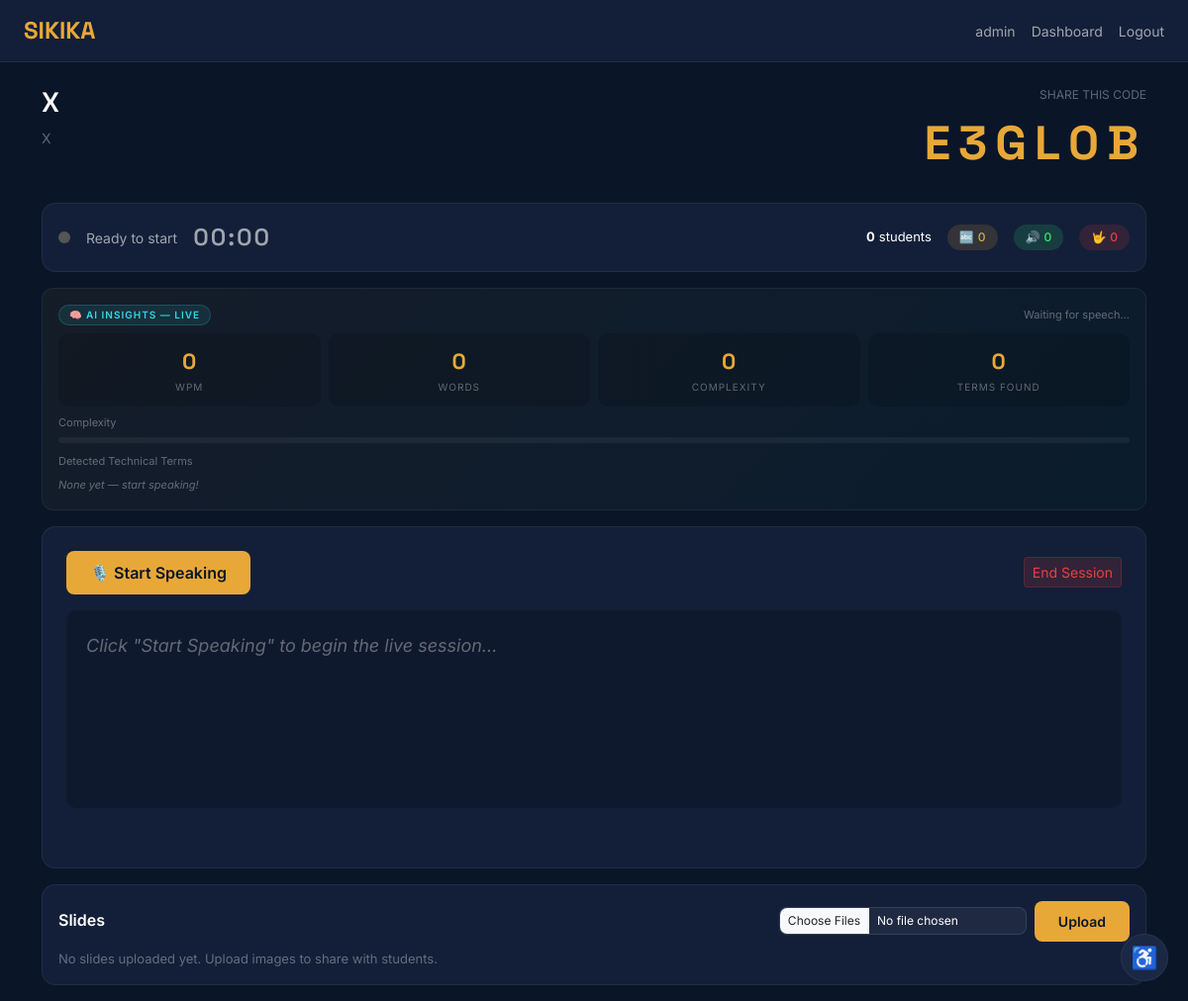
Page /session/E3GL0B/ (signed in) on the committed database.
### core/models.py (models this page shows, shortened)
class LectureSession(models.Model):
    STATUS_CHOICES = [
        ('waiting', 'Waiting'),
        ('live', 'Live'),
        ('ended', 'Ended'),
    ]
    lecturer = models.ForeignKey(User, on_delete=models.CASCADE, related_name='sessions')
    title = models.CharField(max_length=200)
    course_code = models.CharField(max_length=50, blank=True)
    session_code = models.CharField(max_length=6, unique=True, editable=False)
    status = models.CharField(max_length=10, choices=STATUS_CHOICES, default='waiting')
    created_at = models.DateTimeField(auto_now_add=True)
    started_at = models.DateTimeField(null=True, blank=True)
    ended_at = models.DateTimeField(null=True, blank=True)

### core/views.py (the view)
# urls.py: path('session/<str:session_code>/', views.lecturer_session, name='lecturer_session'),
@login_required
def lecturer_session(request, session_code):
    session = get_object_or_404(LectureSession, session_code=session_code, lecturer=request.user)
    attendees = SessionAttendance.objects.filter(session=session)
    slides = SessionSlide.objects.filter(session=session).order_by('slide_number')
    return render(request, 'core/lecturer_session.html', {
        'session': session,
        'attendees': attendees,
        'slides': slides,
    })

### templates/core/lecturer_session.html (shortened to what this page needs)
{% extends 'core/base.html' %}
{% block content %}
<div class="container mt-4">
    <div class="session-header mb-4">
        <div>
            <h3 style="font-family:var(--font-heading); font-weight:600;">{{ session.title }}</h3>
            <p class="text-muted mb-0" style="font-size:14px;">{{ session.course_code }}</p>
        </div>
        <div class="text-end">
            <p style="font-size:12px; color:var(--text-muted); margin-bottom:4px;">SHARE THIS CODE</p>
            <div class="session-code">{{ session.session_code }}</div>
        </div>
    </div>
    <div class="card-dark p-3 mb-3 d-flex justify-content-between align-items-center flex-wrap gap-3">
        <div class="d-flex align-items-center gap-3">
            <div id="micStatus" class="mic-status" aria-label="Microphone status"></div>
            <span id="micLabel" style="font-size:14px; color:var(--text-secondary);">Ready to start</span>
            <span class="timer" id="sessionTimer">00:00</span>
        </div>
        <div class="d-flex align-items-center gap-3">
            <div class="attendee-breakdown" id="attendeeBreakdown">
                <span title="Total students"><strong id="totalCount">{{ attendees.count }}</strong> students</span>
                <span class="badge-mode badge-caption">🔤 <span id="captionCount">0</span></span>
                <span class="badge-mode badge-audio">🔊 <span id="audioCount">0</span></span>
                <span class="badge-mode badge-sign">🤟 <span id="signCount">0</span></span>
            </div>
        </div>
    </div>
    <div class="ai-panel mb-3">
        <div class="d-flex justify-content-between align-items-center mb-2">
            <span class="ai-badge-live">🧠 AI INSIGHTS — LIVE</span>
            <span style="font-size:11px; color:var(--text-muted);" id="aiStatus">Waiting for speech...</span>
        </div>
        <div class="row g-2 mb-2">
            <div class="col-3">
                <div class="ai-metric">
                    <div class="ai-metric-value" id="aiWPM">0</div>
                    <div class="ai-metric-label">WPM</div>
                </div>
            </div>
            <div class="col-3">
                <div class="ai-metric">
                    <div class="ai-metric-value" id="aiWords">0</div>
                    <div class="ai-metric-label">Words</div>
                </div>
            </div>
            <div class="col-3">
                <div class="ai-metric">
                    <div class="ai-metric-value" id="aiComplexity">0</div>
                    <div class="ai-metric-label">Complexity</div>
                </div>
            </div>
            <div class="col-3">
                <div class="ai-metric">
                    <div class="ai-metric-value" id="aiTerms">0</div>
                    <div class="ai-metric-label">Terms Found</div>
                </div>
            </div>
        </div>
        <div style="font-size:11px; color:var(--text-muted); margin-bottom:4px;">Complexity</div>
        <div class="complexity-gauge">
        </div>
        <div style="font-size:11px; color:var(--text-muted); margin-top:10px;">Detected Technical Terms</div>
        <div class="detected-terms-list" id="detectedTermsList">
            <span style="font-size:11px; color:var(--text-muted); font-style:italic;">None yet — start speaking!</span>
        </div>
    </div>
    <div class="card-dark p-4 mb-3">
        <div class="d-flex justify-content-between align-items-center mb-3 flex-wrap gap-2">
            <div class="d-flex gap-2">
                <button id="btnStart" class="btn btn-sikika" onclick="startCapture()" aria-label="Start speaking">🎙️ Start Speaking</button>
            </div>
            <div>
                {% if session.status != 'ended' %}
                <a href="{% url 'end_session' session.session_code %}" class="btn btn-sm" style="background:rgba(232,64,64,0.15); color:#e84040; border:1px solid rgba(232,64,64,0.2);" onclick="return confirm('End this session? Students will be disconnected.')">End Session</a>
                {% endif %}
            </div>
        </div>
        <div id="liveTranscript" role="log" aria-live="polite" aria-label="Live transcript" style="min-height:200px; max-height:400px; overflow-y:auto; background:rgba(0,0,0,0.2); border-radius:10px; padding:20px; font-size:18px; line-height:1.8; color:rgba(255,255,255,0.8);">
            <p style="color:var(--text-muted); font-style:italic;">Click "Start Speaking" to begin the live session...</p>
        </div>
        <div id="currentLine" style="margin-top:12px; font-size:16px; color:rgba(232,168,56,0.7); min-height:24px;"></div>
    </div>
    <div class="card-dark p-3 mb-3">
        <div class="d-flex justify-content-between align-items-center mb-2">
            <h6 style="font-weight:600; margin:0;">Slides</h6>
            <form method="post" action="{% url 'upload_slides' session.session_code %}" enctype="multipart/form-data" class="d-flex gap-2 align-items-center">
                <input type="file" name="slides" accept="image/*" multiple class="form-control form-control-sm" style="max-width:250px; font-size:12px;">
                <button type="submit" class="btn btn-sikika btn-sm">Upload</button>
            </form>
        </div>
        {% if slides %}
        <div class="slide-panel">
            <div class="d-flex gap-2 flex-wrap" id="slideContainer">
                {% for slide in slides %}
                <img src="{{ slide.image.url }}" class="slide-thumb {% if forloop.first %}active{% endif %}"
                     data-slide="{{ slide.slide_number }}" data-desc="{{ slide.ai_description }}" data-total="{{ slides|length }}"
                     onclick="broadcastSlide(this)" alt="Slide {{ slide.slide_number }}" title="Slide {{ slide.slide_number }}">
                {% endfor %}
            </div>
            <p class="text-muted mt-2 mb-0" style="font-size:12px;" id="slideInfo">Slide 1 of {{ slides|length }}</p>
        </div>
        {% else %}
        <p class="text-muted mb-0" style="font-size:13px;">No slides uploaded yet. Upload images to share with students.</p>
        {% endif %}
    </div>
</div>
{% endblock %}

### templates/core/base.html (shortened to what this page needs)
{% load static %}
<!DOCTYPE html>
<html lang="en">
<head>
    <link href="https://cdn.jsdelivr.net/npm/bootstrap@5.3.3/dist/css/bootstrap.min.css" rel="stylesheet">
    <link href="https://fonts.cdnfonts.com/css/opendyslexic" rel="stylesheet">
</head>
<body role="document">
    <nav class="navbar navbar-expand-lg navbar-dark px-4" role="navigation" aria-label="Main navigation">
        <a class="navbar-brand" href="{% url 'home' %}" aria-label="SIKIKA Home">SIKIKA</a>
        <div class="ms-auto d-flex align-items-center gap-3">
            {% if user.is_authenticated %}
                <span class="nav-link" aria-hidden="true">{{ user.username }}</span>
                <a href="{% url 'dashboard' %}" class="nav-link">Dashboard</a>
                <a href="{% url 'logout' %}" class="nav-link">Logout</a>
            {% else %}
                <a href="{% url 'login' %}" class="nav-link">Login</a>
                <a href="{% url 'register' %}" class="btn btn-sikika btn-sm">Register</a>
            {% endif %}
        </div>
    </nav>
    <main id="main-content" role="main">
        {% block content %}{% endblock %}
    </main>
    {% if user.is_authenticated %}
    <div class="a11y-panel" role="region" aria-label="Accessibility controls">
        <div class="a11y-toggle" onclick="toggleA11yMenu()" title="Accessibility Settings" aria-label="Accessibility Settings" tabindex="0">♿</div>
    </div>
    {% endif %}
</body>
</html>

### rows in the picture
LectureSession: title "X", course_code "X", session_code "E3GL0B"

### other values in the picture
{{ user.username }} "admin"
{{ attendees.count }} "0"
